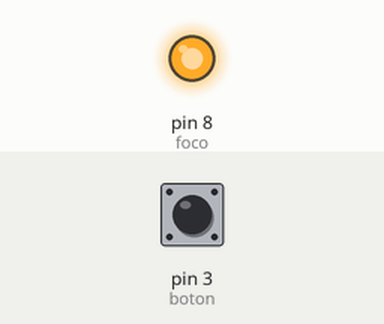
This sketch was run on a simulated Arduino Uno, built with avr-gcc and run on an emulated ATmega328P. Parts: output pins drawn as LEDs (lit = HIGH). Dashed ring = blinking. The inputs (shaded band) are chosen by the test bench; at power-on: pin 3 (boton) LOW.

Above: at 2.4 s.
2.5 s: pin 3 (boton) pulled HIGH for 3.2 s
At 3.5 s:
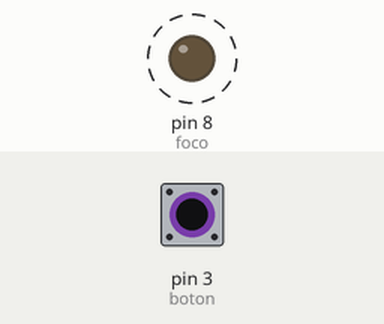
Timing chart, 0 to 7.1 s (numbered marks = the images above; inputs shaded):
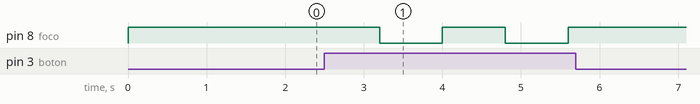

Measured:
- after the input at 2.5 s, pin 8 (foco): alternates HIGH for 0.80 s and LOW for 0.80 s, 4 changes in all, then stays HIGH, starting after 0.70 s

The sketch:

Incandescent_light_bulb.ino
```cpp
#define boton 3
#define foco  8
boolean encendido=0;

void setup() {
pinMode(boton, INPUT);
pinMode(foco,OUTPUT);
digitalWrite(foco,HIGH);
Serial.begin(9600);
}

void loop() {
if(digitalRead(boton) == 1){
      encendido= !encendido;}
      if(encendido==1){
       digitalWrite(foco,LOW);
      }
      else{
       digitalWrite(foco,HIGH);
      }
 delay(800);
}
// https://youtu.be/jgOCISq-9tw
```
